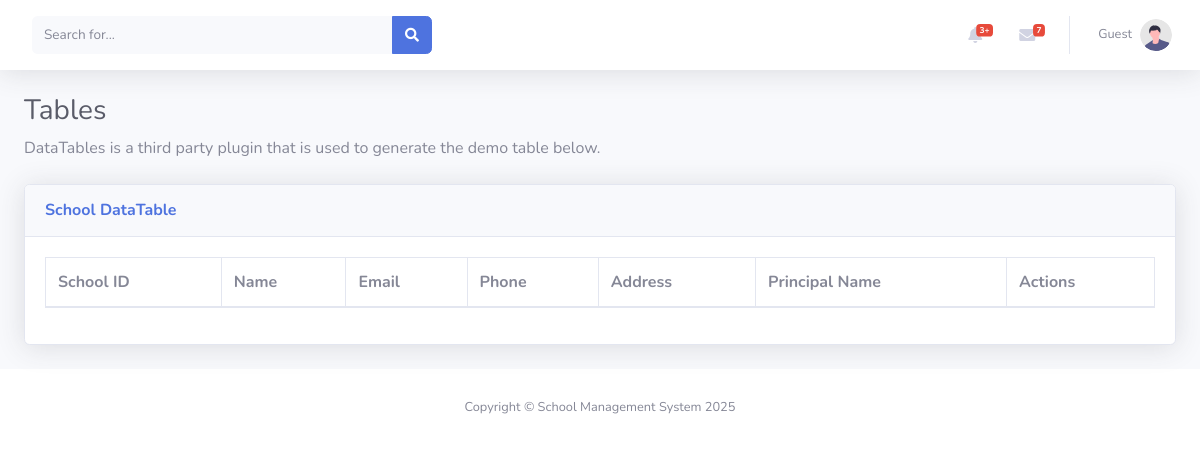
Before: /extra/tables.php (signed in) with the older database file.
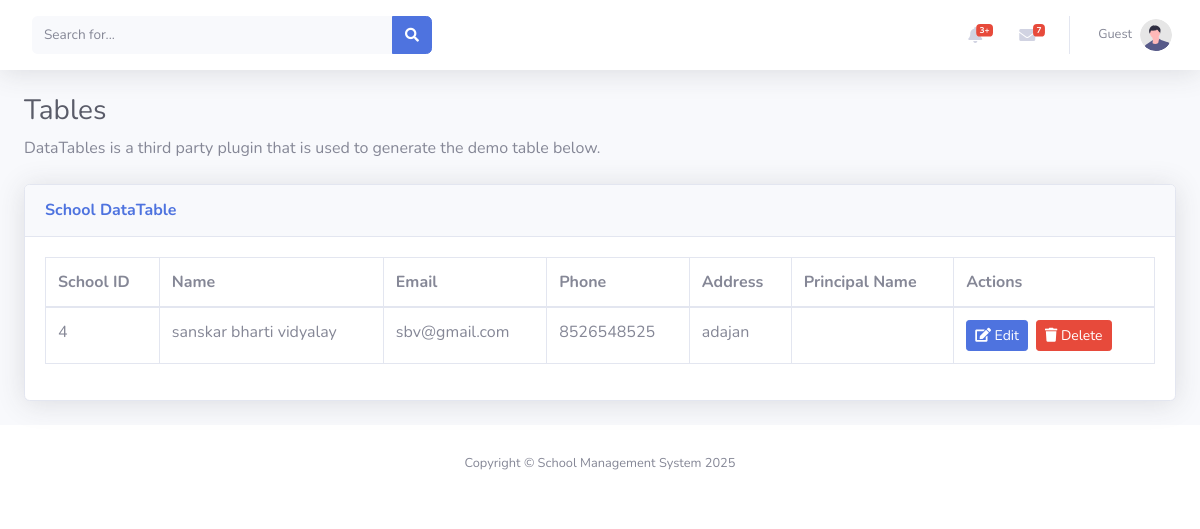
After: the same page with the newer database file.
### tables this page shows
CREATE TABLE `school` (
  `id` int(11) NOT NULL,
  `school_logo` varchar(255) DEFAULT NULL,
  `school_name` varchar(100) DEFAULT NULL,
  `email` varchar(50) DEFAULT NULL,
  `phone` varchar(10) DEFAULT NULL,
  `school_opening` date DEFAULT NULL,
  `school_type` enum('Government','Private') DEFAULT NULL,
  `education_board` set('CBSE','State','IGCSE') DEFAULT NULL,
  `school_medium` set('English','Hindi','Regional Language') DEFAULT NULL,
  `school_category` set('Pre-Primary','Primary','Upper Primary','Secondary','Higher Secondary') DEFAULT NULL,
  `address` text DEFAULT NULL
);

### extra/tables.php (the view, shortened to what this page needs)
<?php
include_once "../includes/connect.php";
$query =  "SELECT s.id, s.school_name, s.email, s.phone, s.address, p.principal_name
                                                    FROM school s
                                                    LEFT JOIN principal p ON s.id = p.school_id";
$result = mysqli_query($conn, $query);
?>
<!DOCTYPE html>
<html lang="en">
<head>
    <link href="../assets/vendor/fontawesome-free/css/all.min.css" rel="stylesheet" type="text/css">
    <link href="../assets/css/sb-admin-2.min.css" rel="stylesheet">
    <link href="../assets/vendor/datatables/dataTables.bootstrap4.min.css" rel="stylesheet">
</head>
<body id="page-top">
    <div id="wrapper">
        <div id="content-wrapper" class="d-flex flex-column">
            <div id="content">
                <?php include_once '../includes/header.php'; ?>
                <div class="container-fluid">
                    <h1 class="h3 mb-2 text-gray-800">Tables</h1>
                    <p class="mb-4">DataTables is a third party plugin that is used to generate the demo table below.
                    </p>
                    <div class="card shadow mb-4">
                        <div class="card-header py-3">
                            <h6 class="m-0 font-weight-bold text-primary">School DataTable</h6>
                        </div>
                        <div class="card-body">
                            <div class="table-responsive">
                                <table class="table table-bordered" id="dataTable" width="100%" cellspacing="0">
                                    <thead>
                                        <tr>
                                            <th>School ID</th>
                                            <th>Name</th>
                                            <th>Email</th>
                                            <th>Phone</th>
                                            <th>Address</th>
                                            <th>Principal Name</th>
                                            <th>Actions</th>
                                        </tr>
                                    </thead>
                                    <tbody>
                                        <?php
                                        if ($result) {
                                            while ($row = mysqli_fetch_assoc($result)) {
                                                echo "<tr>";
                                                echo "<td>" . htmlspecialchars($row['id']) . "</td>";
                                                echo "<td>" . htmlspecialchars($row['school_name']) . "</td>";
                                                echo "<td>" . htmlspecialchars($row['email']) . "</td>";
                                                echo "<td>" . htmlspecialchars($row['phone']) . "</td>";
                                                echo "<td>" . htmlspecialchars($row['address']) . "</td>";
                                                echo "<td>" . htmlspecialchars($row['principal_name']) . "</td>";
                                                echo "<td>";
                                                echo "<a href='../pages/school/edit.php?id=" . $row['id'] . "' class='btn btn-primary btn-sm mr-2'>";
                                                echo "<i class='fas fa-edit'></i> Edit";
                                                echo "</a>";
                                                echo "<button class='btn btn-danger btn-sm' onclick='confirmDelete(" . $row['id'] . ")'>";
                                                echo "<i class='fas fa-trash'></i> Delete";
                                                echo "</button>";
                                                echo "</td>";
                                                echo "</tr>";
                                            }
                                        }
                                        ?>
                                    </tbody>
                                </table>
                            </div>
                        </div>
                    </div>
                </div>
            </div>
            <?php include_once '../includes/footer.php'; ?>
        </div>
    </div>
</body>
</html>

Changed rows visible on the page:
added school: id "4", school_name "sanskar bharti vidyalay", email "sbv@gmail.com", phone "8526548525", address "adajan"
